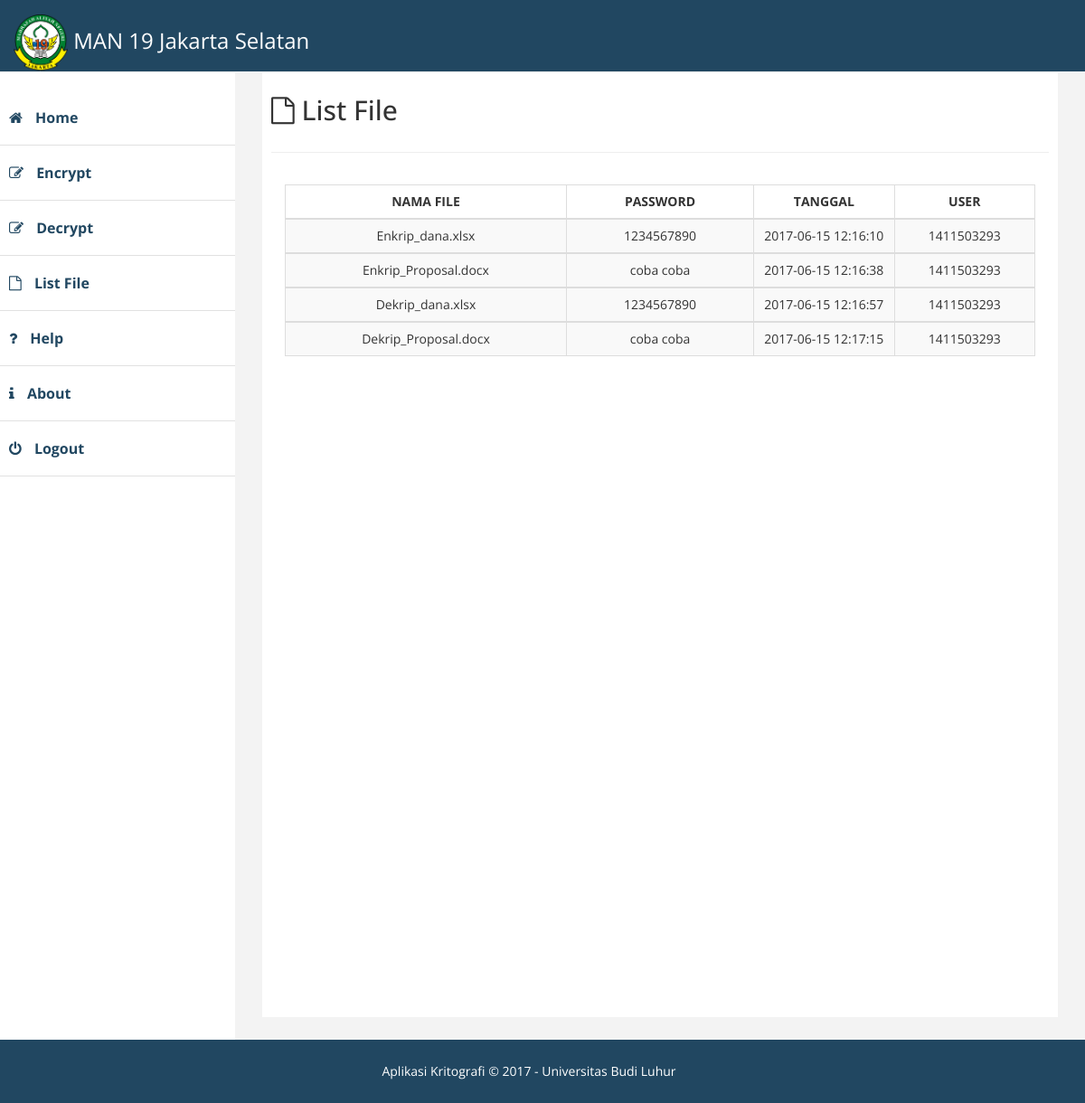
/user/list.php (signed in), run on the app's committed database.
### tables this page shows
CREATE TABLE `file` (
  `kd_file` int(10) NOT NULL,
  `nama_file` varchar(255) NOT NULL,
  `kunci` varchar(20) NOT NULL,
  `tgl` timestamp NOT NULL DEFAULT CURRENT_TIMESTAMP ON UPDATE CURRENT_TIMESTAMP,
  `nip` int(10) NOT NULL
);

### user/list.php (the view, shortened to what this page needs)
<?php
  	include 'header.php';
?>
	<div id="page-wrapper" >
		<div id="page-inner">
			<div class="row">
				<div class="col-lg-12">
					<h2><i class="fa fa-file-o"></i> List File</h2>
				</div>
			</div>
			<hr />
			<div class="row">
				<div class="col-lg-12 ">
						<div class="panel-body">
						<div class="table-responsive">
						<table class="table table-striped table-bordered table-hover">
						<thead>
							<tr>
								<th width="300px"><center>NAMA FILE</center></th>
								<th width="200px"><center>PASSWORD</center></th>
								<th width="150px"><center>TANGGAL</center></th>
								<th width="150px"><center>USER</center></th>
							</tr>
						</thead>
						<tbody>
							<tr>
		    					<?php
			 						$get = mysql_query("SELECT * FROM file");
			 						while ($tampil=mysql_fetch_array($get)) {
								?>
								<td align="center"><?php echo $tampil['nama_file']; ?></td>
								<td align="center"><?php echo $tampil['kunci']; ?></td>
								<td align="center"><?php echo $tampil['tgl']; ?></td>
								<td align="center"><?php echo $tampil['nip']; ?></td>
	    					</tr>
	    				</tbody>
							<?php
		    					}
		 					?>
						</table>
						</div>
						</div>
				</div>
            </div>
		</div>
    </div>
</div>
<?php
	include 'footer.php';
?>

### user/header.php (shortened to what this page needs)
<!DOCTYPE html>
<html xmlns="http://www.w3.org/1999/xhtml">
	<head>
		<link href="../assets/css/bootstrap.css" rel="stylesheet" />
		<link href="../assets/css/font-awesome.css" rel="stylesheet" />
        <link href="../assets/css/custom.css" rel="stylesheet" />
	</head>
	<body>
		<div id="wrapper">
			<div class="navbar navbar-inverse navbar-fixed-top">
				<div class="adjust-nav">
					<div class="navbar-header">
						<a class="navbar-brand" href="index.php">
							<img style="width: 60px" src="../assets/img/man 19.png" /> MAN 19 Jakarta Selatan
						</a>
					</div>
				</div>
			</div>
			<nav class="navbar-default navbar-side" role="navigation">
				<div class="sidebar-collapse">
					<ul class="nav" id="main-menu">
						<li>
							<a href="index.php"><i class="fa fa-home"></i><strong> Home</strong></a>
						</li>
						<li>
							<a href="enkrip.php"><i class="fa fa-edit"></i><strong> Encrypt</strong></a>
						</li>
						<li>
							<a href="dekrip.php"><i class="fa fa-edit"></i><strong> Decrypt</strong></a>
						</li>
						<li>
							<a href="list.php"><i class="fa fa-file-o"></i><strong> List File</strong></a>
						</li>
						<li>
							<a href="help.php"><i class="fa fa-question"></i><strong> Help</strong></a>
						</li>
						<li>
							<a href="about.php"><i class="fa fa-info"></i><strong> About</strong></a>
						</li>
						<li>
							<a href="../logout.php"><i class="fa fa-power-off"></i><strong> Logout</strong></a>
						</li>
					</ul>
				</div>
			</nav>

### user/footer.php (shortened to what this page needs)
		<div class="footer">
            <div class="row">
                <div class="col-lg-12" >
                    <center>
	                    Aplikasi Kritografi &copy; 2017 - Universitas Budi Luhur
    				</center>
                </div>
            </div>
        </div>
	</body>
</html>

### assets/css/custom.css (style rules this page uses)
body { font-family: 'Open Sans', sans-serif; line-height:30px; }
#wrapper { width: 100%; margin-top:50px; }
#page-wrapper { padding: 15px 15px; min-height: 600px; background:#F3F3F3; }
#page-inner { width:100%; margin:10px 20px 10px 0px; background-color:#fff!important; padding:10px; min-height:1050px; }
.sidebar-collapse .nav { padding:0; padding-top:50px; }
.sidebar-collapse > .nav > li > a { padding:15px 10px; color: #214761; font-weight: 900; font-size: 16px; }
.sidebar-collapse > .nav > li { border-bottom:1px solid #e1e1e1; }
.navbar-side { border:none; background-color: #fff; }
.navbar-inverse { background-color: #214761; border-color: #F0F0F0; min-height: 80px; }
.nav > li > a > i { margin-right:10px; }
.footer { background-color:#214761; width:100%; color:#fff; padding:20px 50px 20px 50px; padding-left:20px; }
@media (min-width:768px) { #page-wrapper { margin: 0 0 0 260px; padding: 15px 30px; min-height: 1050px; } }
@media (min-width:768px) { .navbar-side { z-index: 1; position: absolute; width: 260px; } }

### data on the page
file: nama_file "Enkrip_dana.xlsx", kunci "1234567890", tgl "2017-06-15 12:16:10", nip "1411503293"
file: nama_file "Enkrip_Proposal.docx", kunci "coba coba", tgl "2017-06-15 12:16:38", nip "1411503293"
file: nama_file "Dekrip_dana.xlsx", kunci "1234567890", tgl "2017-06-15 12:16:57", nip "1411503293"
file: nama_file "Dekrip_Proposal.docx", kunci "coba coba", tgl "2017-06-15 12:17:15", nip "1411503293"
